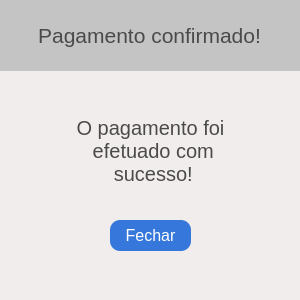
<?xml version="1.0" encoding="UTF-8"?>
<ui version="4.0">
 <class>ConfirmarPagamento</class>
 <widget class="QMainWindow" name="ConfirmarPagamento">
  <property name="geometry">
   <rect>
    <x>0</x>
    <y>0</y>
    <width>300</width>
    <height>300</height>
   </rect>
  </property>
  <property name="minimumSize">
   <size>
    <width>300</width>
    <height>300</height>
   </size>
  </property>
  <property name="maximumSize">
   <size>
    <width>300</width>
    <height>550</height>
   </size>
  </property>
  <property name="cursor">
   <cursorShape>ArrowCursor</cursorShape>
  </property>
  <property name="windowTitle">
   <string>Sistema de estacionamento - Confirmação do pagamento</string>
  </property>
  <property name="windowIcon">
   <iconset>
    <normaloff>imagens/seguro-de-automovel.png</normaloff>imagens/seguro-de-automovel.png</iconset>
  </property>
  <property name="styleSheet">
   <string notr="true">background-color: rgb(242, 237, 237);</string>
  </property>
  <widget class="QWidget" name="centralwidget">
   <widget class="QLabel" name="label">
    <property name="geometry">
     <rect>
      <x>-1</x>
      <y>0</y>
      <width>301</width>
      <height>71</height>
     </rect>
    </property>
    <property name="font">
     <font>
      <family>Segoe UI</family>
      <pointsize>16</pointsize>
      <weight>50</weight>
      <italic>false</italic>
      <bold>false</bold>
     </font>
    </property>
    <property name="styleSheet">
     <string notr="true">background-color: rgb(196, 196, 196);
color: rgb(75, 74, 74);

padding: 10px;
border:none;</string>
    </property>
    <property name="text">
     <string>Pagamento confirmado!</string>
    </property>
    <property name="alignment">
     <set>Qt::AlignCenter</set>
    </property>
   </widget>
   <widget class="QLabel" name="label_2">
    <property name="geometry">
     <rect>
      <x>60</x>
      <y>90</y>
      <width>181</width>
      <height>121</height>
     </rect>
    </property>
    <property name="font">
     <font>
      <pointsize>15</pointsize>
     </font>
    </property>
    <property name="styleSheet">
     <string notr="true">color: rgb(75, 74, 74);
</string>
    </property>
    <property name="text">
     <string>O pagamento foi
 efetuado com
 sucesso!</string>
    </property>
    <property name="alignment">
     <set>Qt::AlignCenter</set>
    </property>
   </widget>
   <widget class="QPushButton" name="btnFechar">
    <property name="geometry">
     <rect>
      <x>110</x>
      <y>220</y>
      <width>81</width>
      <height>31</height>
     </rect>
    </property>
    <property name="font">
     <font>
      <pointsize>12</pointsize>
     </font>
    </property>
    <property name="cursor">
     <cursorShape>PointingHandCursor</cursorShape>
    </property>
    <property name="styleSheet">
     <string notr="true">border: none;
border-radius:10px;
background-color: rgb(53, 119, 218);
color: rgb(255, 255, 255);</string>
    </property>
    <property name="text">
     <string>Fechar</string>
    </property>
   </widget>
  </widget>
  <widget class="QMenuBar" name="menubar">
   <property name="geometry">
    <rect>
     <x>0</x>
     <y>0</y>
     <width>300</width>
     <height>22</height>
    </rect>
   </property>
  </widget>
  <widget class="QStatusBar" name="statusbar"/>
 </widget>
 <resources/>
 <connections/>
</ui>
